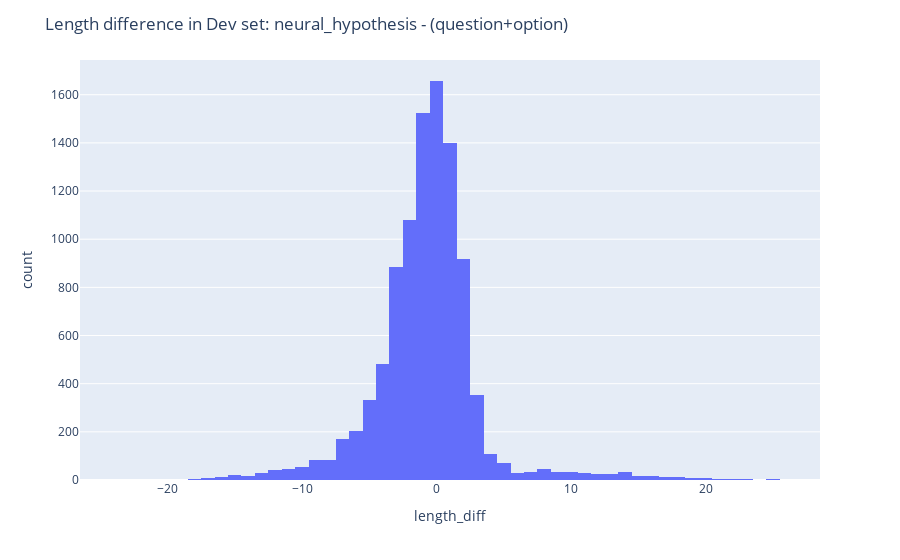

Notebook cell for this chart:
### Code cell
fig = px.histogram(df, x="length_diff")
fig.update_layout(dict(title="Length difference in Dev set: neural_hypothesis - (question+option)"))
fig.show()

### Figure 1 — Plotly figure (JSON) as saved in the notebook; plotly's stock layout.template omitted (floating-point values rounded to 4 significant figures; data arrays with more than 128 entries replaced by an {"elided": "..."} marker saying what was removed)
{"data": [{"alignmentgroup": "True", "bingroup": "x", "hovertemplate": "length_diff=%{x}<br>count=%{y}<extra></extra>", "legendgroup": "", "marker": {"color": "#636efa"}, "name": "", "offsetgroup": "", "orientation": "v", "showlegend": false, "type": "histogram", "x": {"elided": "9984 int values"}, "xaxis": "x", "yaxis": "y"}], "layout": {"barmode": "relative", "legend": {"tracegroupgap": 0}, "margin": {"t": 60}, "title": {"text": "Length difference in Dev set: neural_hypothesis - (question+option)"}, "xaxis": {"anchor": "y", "domain": [0, 1], "title": {"text": "length_diff"}}, "yaxis": {"anchor": "x", "domain": [0, 1], "title": {"text": "count"}}}}
